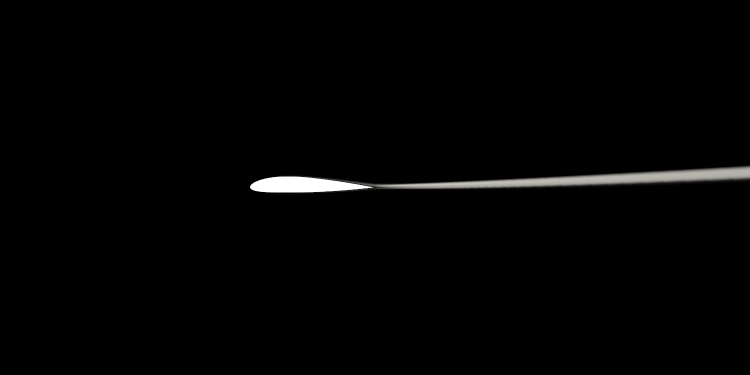
#> input picture airfRANS_cropped_nut.png, 1500 x 750 px (shown at 1/2 size)
$ jupyter execute --allow-errors nutFeatureExtraction.ipynb   (older library calls are emulated)
#> lines starting #> are read from the running program, lines starting #| are printed output that depends on the picture; after the words box and inside, x2 and y2 are one past the last pixel; in counts of white or black regions, pixels touching at a corner belong together
Always show images with full resolution

[cell 1]
import os

import matplotlib.pyplot as plt
from skimage.util import img_as_float
from skimage.io import imread
from skimage.color import rgb2gray

# Define the image path
# image_path = 'airfRANS_cropped_nut.png'
image_path = "./raw_data_images/remeshed_nut.png"

# Check if the image file exists
#> (the rest of this cell did not finish here and is left out)

[cell 2]
import numpy as np
import matplotlib.pyplot as plt

#> (the rest of this cell did not finish here and is left out)

#> (a cell that did not finish here is left out)

[cell 4]
import numpy as np
import matplotlib.pyplot as plt
from skimage.morphology import skeletonize
from skimage.draw import line as skimage_line

# [57 lines left out: function tail_angle, not called in this run]
# here lets try
import cv2
import math

# [44 lines left out: function calculate_line_angles, not called in this run]

#morphological into binary image
from skimage.filters import threshold_otsu
# [51 lines left out: function tail_opening_angle, not called in this run]


# height, width = img.shape
# half_width = width // 2
# cropped_img = img[:, half_width:]

# Call the function to get the skeleton image and angle
#> (the rest of this cell did not finish here and is left out)

# Below is experimental

#> (a cell that did not finish here is left out)

[cell 6]
# --- Reduce Gray Depth (Quantization) ---
# [34 lines left out: function quantize_image, not called in this run]

# round the intensity values to 3 decimal places
#> (the rest of this cell did not finish here and is left out)

[cell 7]
# Skeletonization using morphological operations
import numpy as np
import matplotlib.pyplot as plt
from skimage.morphology import skeletonize
from skimage.measure import find_contours
from rdp import rdp
#> (the rest of this cell did not finish here and is left out)

[cell 8]
import cv2
import numpy as np
import matplotlib.pyplot as plt
from scipy.ndimage import gaussian_filter
from scipy.interpolate import interp2d
from scipy.interpolate import RegularGridInterpolator

def find_flow_path(image_path, step_size=1.0, max_steps=5000): # Increased max_steps
    """
    Finds and visualizes a flow path through a shape in a binary image.

    The path is calculated by following streamlines perpendicular to the gradient
    of the distance transform of the shape.

    Args:
        image_path (str): Path to the input binary image file.
                          Can be 8-bit (0-255) or float (0.0-1.0).
        step_size (float): How far to move in each iteration of path tracing.
        max_steps (int): Maximum number of steps to prevent infinite loops.

    Returns:
        tuple: A tuple containing visualization images and the calculated path.
               (original_img_rgb, mask, dist_transform_visual, path)
    """
#> called with image_path = 'airfRANS_cropped_nut.png', step_size = 0.1, max_steps = 5000
    # --- 1. Load Image and Create Standardized Binary Mask ---
    img = cv2.imread(image_path, cv2.IMREAD_UNCHANGED)
#> img is the input picture: shape (750, 1500, 3); mean B, G, R 3.1, 3.2, 3.2
    if img is None:
        raise FileNotFoundError(f"Could not read image at {image_path}")

    if img.dtype == np.float32 or img.dtype == np.float64:
        img = (img * 255).astype(np.uint8)

    if len(img.shape) > 2:
        img = cv2.cvtColor(img, cv2.COLOR_BGR2GRAY)
#> img: shape (750, 1500)

    boolean_mask = (img != 255) & (img != 0)
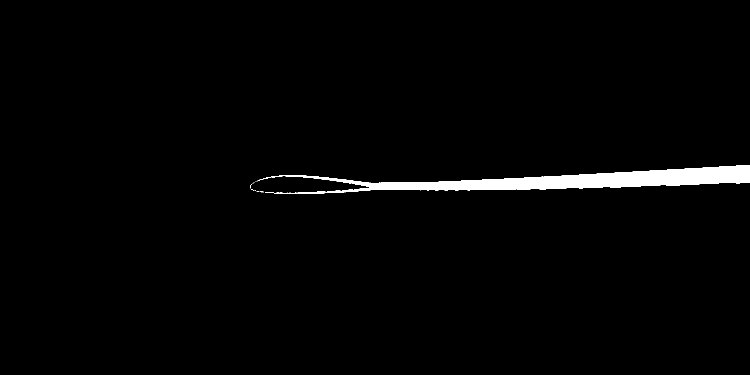
#> boolean_mask: shape (750, 1500) bool (shown at 1/2 size); 1.8% white; 11 white regions (9 under 20 px), largest, box (x1, y1, x2, y2) and area: (530, 330, 1500, 387) 20495, (518, 356, 531, 361) 20
    mask = boolean_mask.astype(np.uint8) * 255
    original_img_rgb = cv2.cvtColor(img, cv2.COLOR_GRAY2RGB)

    # --- 2. Compute Distance Transform and its Gradient ---
    dist_transform = cv2.distanceTransform(mask, cv2.DIST_L2, 5)
    smoothed_dist = gaussian_filter(dist_transform, sigma=0.5) # Reduced sigma to 0.5
    grad_y, grad_x = np.gradient(smoothed_dist)
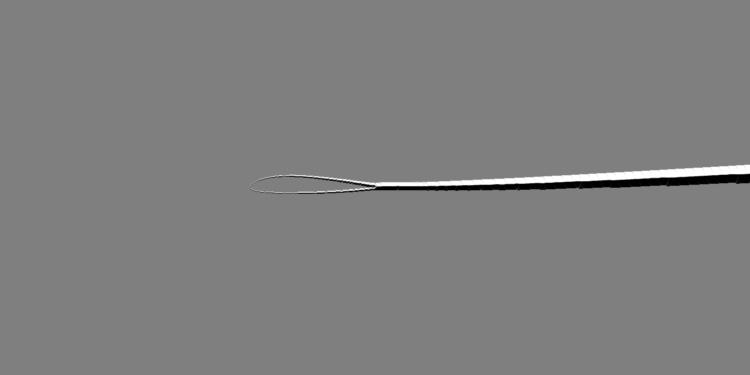
#> grad_y: shape (750, 1500) float32 (shown at 1/2 size); min -1, max 1, mean 5.04e-10; drawn with min black and max white
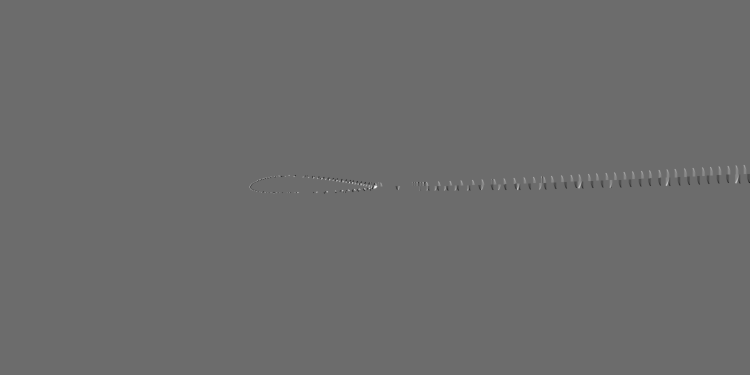
#> grad_x: shape (750, 1500) float32 (shown at 1/2 size); min -0.737, max 0.996, mean 0.000287; drawn with min black and max white
    height, width = mask.shape
#> height = 750; width = 1500

    # --- 3. Find Optimal Starting Point (Robustly) ---
    start_col = -1
    for col in range(width):
        if np.any(mask[:, col] > 0):
            start_col = col
            break
    if start_col == -1:
        print("Warning: No shape found anywhere in the image.")
        return original_img_rgb, mask, dist_transform, []
    start_col_indices = np.where(mask[:, start_col] > 0)[0]
#> start_col_indices = [372, 373, 374, 375]
    start_y = start_col_indices[np.argmax(dist_transform[start_col_indices, start_col])]
#> start_y = 372
    start_point = np.array([float(start_col), float(start_y)])
#> start_point = [500, 372]

    # --- 4. Trace the Path (Streamline Following) ---
    path = [start_point]
#> path = [[500, 372]]
    current_point = start_point.copy()
#> current_point = [500, 372]
    print(f"Starting path tracing. Start point: ({start_point[0]:.2f}, {start_point[1]:.2f}), Mask at start: {mask[int(round(start_point[1])), int(round(start_point[0]))]}")
#| Starting path tracing. Start point: (500.00, 372.00), Mask at start: 255

    x_coords = np.arange(width)
#> x_coords = 1500 values from 0 to 1499
    y_coords = np.arange(height)
#> y_coords = 750 values from 0 to 749
    interp_dist = RegularGridInterpolator((y_coords, x_coords), smoothed_dist, method='linear', bounds_error=False, fill_value=None)
    interp_grad_x = RegularGridInterpolator((y_coords, x_coords), grad_x, method='linear', bounds_error=False, fill_value=None)
    interp_grad_y = RegularGridInterpolator((y_coords, x_coords), grad_y, method='linear', bounds_error=False, fill_value=None)

    # Define a threshold for smoothed distance to consider a point "outside"
    distance_threshold = 1e-3

    for i in range(max_steps):
        point_yx = np.array([current_point[1], current_point[0]])
        current_smoothed_dist_val = interp_dist(point_yx).item()

        # Adjusted print condition for better diagnostics
        print_this_iter = (i < 10) or (i % 200 == 0 and i < max_steps - 200) or (i >= max_steps - 10)

        if print_this_iter:
            print(f"\nIteration {i}:")
            print(f"  Current point: ({current_point[0]:.2f}, {current_point[1]:.2f}), Smoothed Distance: {current_smoothed_dist_val:.4f}")

        gx = interp_grad_x(point_yx).item()
        gy = interp_grad_y(point_yx).item()
        if print_this_iter:
            print(f"  Interpolated gx={gx:.4f}, gy={gy:.4f}")

        if gx is None or gy is None or np.isnan(gx) or np.isnan(gy):
            print(f"  Iteration {i}: Breaking - Invalid gradient (None or NaN). gx={gx}, gy={gy}")
            break

        mag = np.sqrt(gx**2 + gy**2)
        if print_this_iter:
            print(f"  Gradient magnitude: {mag:.4f}")

        if mag < 1e-6:
            print(f"  Iteration {i}: Breaking - Gradient magnitude too small ({mag:.4e}).")
            break

        perp_vec1 = np.array([-gy, gx]) / mag
        perp_vec2 = np.array([gy, -gx]) / mag

        test_point1 = current_point + step_size * perp_vec1
        test_point2 = current_point + step_size * perp_vec2

        dist_val1 = interp_dist((test_point1[1], test_point1[0])).item()
        dist_val2 = interp_dist((test_point2[1], test_point2[0])).item()
        if print_this_iter:
            print(f"  Test point1: ({test_point1[0]:.2f}, {test_point1[1]:.2f}), dist_val1: {dist_val1:.4f}")
            print(f"  Test point2: ({test_point2[0]:.2f}, {test_point2[1]:.2f}), dist_val2: {dist_val2:.4f}")

        if dist_val1 > dist_val2:
            flow_vec_normalized = perp_vec1
        else:
            flow_vec_normalized = perp_vec2
        if print_this_iter:
            print(f"  Chosen flow vector (normalized): ({flow_vec_normalized[0]:.2f}, {flow_vec_normalized[1]:.2f})")

        next_point = current_point + step_size * flow_vec_normalized
        if print_this_iter:
             print(f"  Calculated next_point: ({next_point[0]:.2f}, {next_point[1]:.2f})")

        # Check if out of bounds first
        next_y_int_check, next_x_int_check = int(round(next_point[1])), int(round(next_point[0]))
        if not (0 <= next_y_int_check < height and 0 <= next_x_int_check < width):
            print(f"  Iteration {i}: Breaking - Next point ({next_x_int_check}, {next_y_int_check}) is out of image bounds (width={width}, height={height}).")
            break

        # New boundary check based on smoothed distance
        next_point_dist_val = interp_dist((next_point[1], next_point[0])).item()
        if print_this_iter:
            print(f"  Smoothed distance at next_point: {next_point_dist_val:.4f}")
        if next_point_dist_val < distance_threshold:
            print(f"  Iteration {i}: Breaking - Next point's smoothed distance ({next_point_dist_val:.4f}) is below threshold ({distance_threshold:.4e}).")
            break

        path.append(next_point)
        current_point = next_point

        if current_point[0] >= width - (1 + step_size): # Adjusted exit condition for width
            print(f"  Iteration {i}: Path reached near the right edge of the image.")
            break
#> this loop made 5000 passes
#> (point_yx, current_smoothed_dist_val, gx, gy, mag, perp_vec1, test_point1, dist_val1) on passes 1, 4, 6, 7, 9, 11, 13, 15: ([372, 500], 0.714, 0.042, 0.304, 0.307, [-0.991, 0.137], [499.9, 372], 0.654), ([372, 499.9], 0.653, 0.0732, 0.277, 0.287, [-0.967, 0.256], [499.8, 372], 0.594), ([372, 499.9], 0.648, 0.0753, 0.278, 0.288, [-0.965, 0.262], [499.8, 372], 0.593), ([372, 500], 0.694, 0.0533, 0.303, 0.307, [-0.985, 0.173], [499.9, 372], 0.643), ([372, 500], 0.688, 0.0564, 0.302, 0.307, [-0.983, 0.183], [499.9, 372], 0.638), ([372, 500], 0.683, 0.0594, 0.302, 0.308, [-0.981, 0.193], [499.9, 372], 0.634), ([371.9, 500], 0.678, 0.0623, 0.302, 0.308, [-0.979, 0.202], [499.9, 372], 0.63), ([371.9, 500], 0.673, 0.0651, 0.301, 0.308, [-0.977, 0.211], [499.9, 372], 0.626)
#> (point_yx, current_smoothed_dist_val, gx, gy, mag, perp_vec2, test_point2, dist_val1) on passes 2, 3, 5, 8, 10, 12: ([372, 500.1], 0.655, 0.00724, 0.244, 0.244, [1, -0.0297], [500.2, 372], 0.708), ([372, 500], 0.708, 0.0455, 0.304, 0.307, [0.989, -0.148], [500.1, 372], 0.653), ([372, 500], 0.701, 0.0495, 0.303, 0.307, [0.987, -0.161], [500.1, 372], 0.648), ([372, 500.1], 0.643, 0.0204, 0.248, 0.248, [0.997, -0.0822], [500.2, 371.9], 0.688), ([371.9, 500.1], 0.639, 0.0241, 0.248, 0.25, [0.995, -0.0965], [500.2, 371.9], 0.683), ([371.9, 500.1], 0.636, 0.0276, 0.249, 0.251, [0.994, -0.11], [500.2, 371.9], 0.678)
#> (printed output is left out)

    if i < max_steps - 1 and len(path) > 1:
        print(f"Path tracing stopped after {len(path)-1} successful steps. Last point: ({current_point[0]:.2f}, {current_point[1]:.2f})")
    elif len(path) == 1:
        print(f"Path tracing loop did not add any points after the start point. Loop ran for {i+1} iteration(s) but broke.")
    else:
        print(f"Path tracing completed {len(path)-1} steps. Last point: ({current_point[0]:.2f}, {current_point[1]:.2f})")
#| Path tracing completed 5000 steps. Last point: (500.06, 371.56)

    dist_transform_visual = cv2.normalize(dist_transform, None, 0, 255, cv2.NORM_MINMAX, cv2.CV_8U)
    dist_transform_visual = cv2.applyColorMap(dist_transform_visual, cv2.COLORMAP_JET)
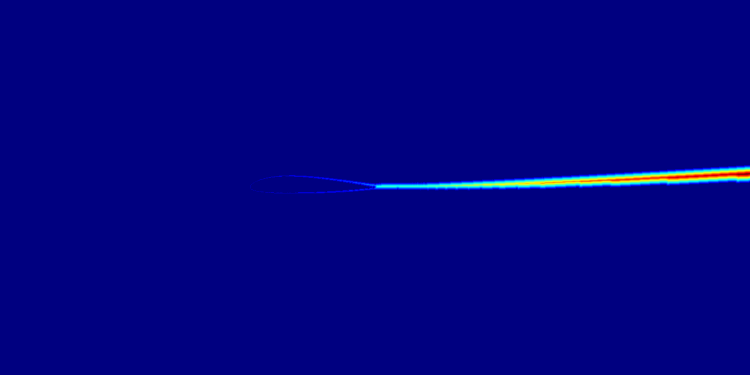
#> dist_transform_visual: shape (750, 1500, 3) (shown at 1/2 size); mean B, G, R 128.7, 2.5, 1.4

    return original_img_rgb, mask, dist_transform_visual, path


try:
    image_path = 'airfRANS_cropped_nut.png' # Ensure image_path is defined
    original, mask, dist_transform_img, path = find_flow_path(image_path, step_size=0.1)
    print(f"Path generated with {len(path)} points.")
#| Path generated with 5001 points.

    fig, axes = plt.subplots(2, 2, figsize=(14, 12))
    fig.suptitle('Pathfinding via Gradient Flow for Binary Image', fontsize=16)

    axes[0, 0].imshow(original)
    axes[0, 0].set_title('1. Original Image')
    axes[0, 0].axis('off')

    axes[0, 1].imshow(mask, cmap='gray')
    axes[0, 1].set_title('2. Cleaned Binary Mask')
    axes[0, 1].axis('off')

    axes[1, 0].imshow(dist_transform_img)
    axes[1, 0].set_title('3. Distance Transform (Potential Field)')
    axes[1, 0].axis('off')

    axes[1, 1].imshow(original)
    if len(path) > 1:
        path_np = np.array(path)
        axes[1, 1].plot(path_np[:, 0], path_np[:, 1], color='yellow', linewidth=2.5, linestyle='--')
        axes[1, 1].plot(path_np[0, 0], path_np[0, 1], 'go', markersize=10, label='Start')
        axes[1, 1].plot(path_np[-1, 0], path_np[-1, 1], 'ro', markersize=10, label='End')
        axes[1, 1].legend() # Call legend only if labels were added
    axes[1, 1].set_title('4. Final Path Following Flow')
    axes[1, 1].axis('off')

    plt.tight_layout(rect=[0, 0, 1, 0.96])
    plt.show()
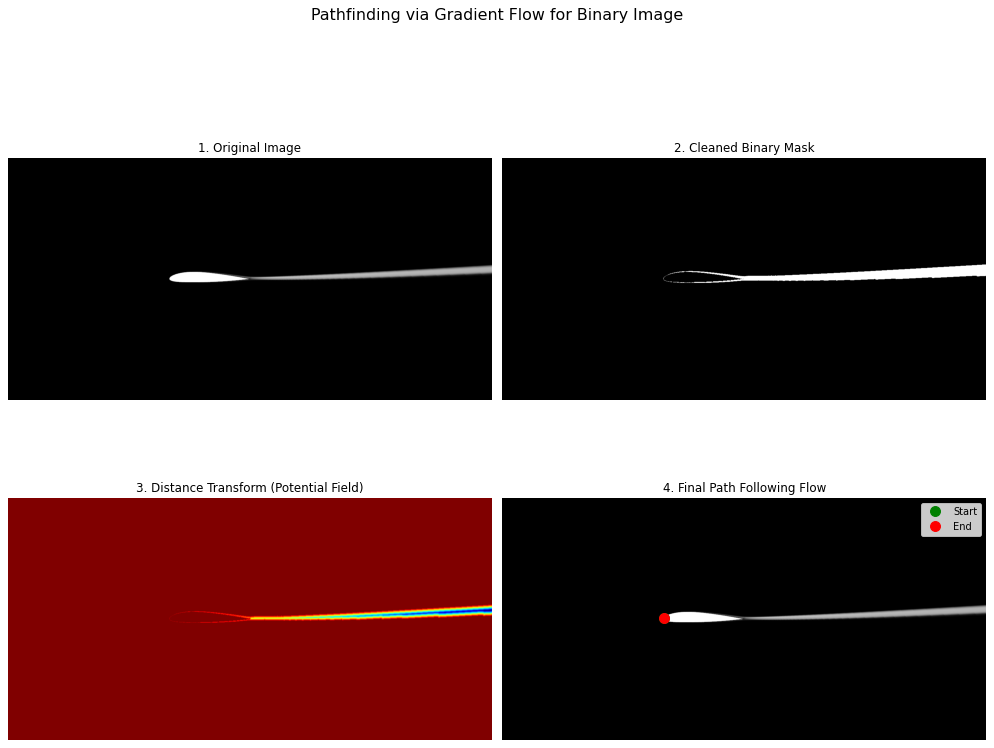
#> figure drawn by matplotlib, 4 panels; B, G, R data is drawn as R, G, B

except FileNotFoundError as e:
    print(f"Error: {e}")
    print(f"Please make sure '{image_path}' is in the same directory as the script.")
except AttributeError as e:
    print(f"An AttributeError occurred: {e}")
    print("This might be due to an issue with how the path is being handled or plotted.")
    print(f"Current path data: {path}")
except Exception as e:
    print(f"An unexpected error occurred: {e}")
    # print(f"Path data at time of error: {path}") # Path might not be defined here
